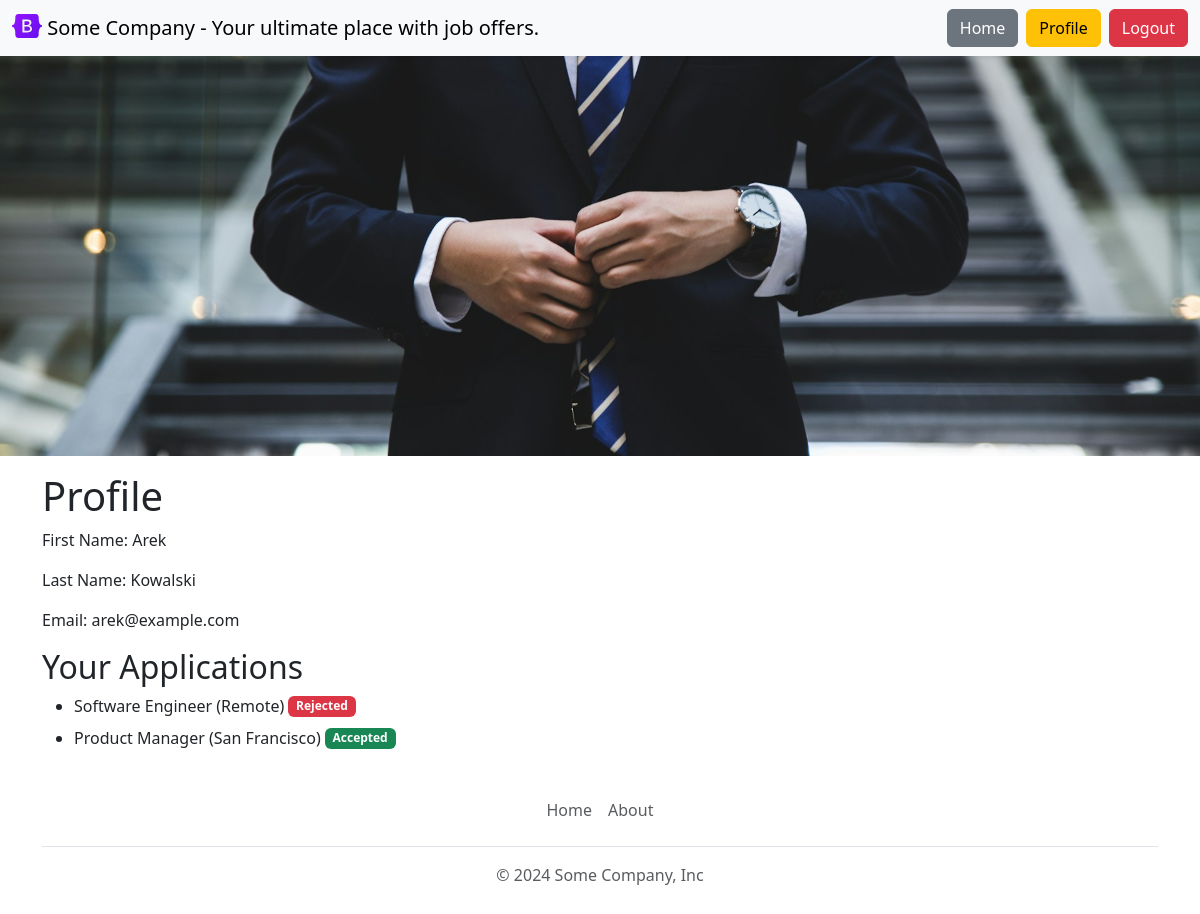
The page /profile (signed in) on the database its author committed.
### models.py (models this page shows, shortened)
class User(db.Model, UserMixin):
  id = Column(Integer, primary_key=True)
  first_name = Column(String(150), nullable=False)
  last_name = Column(String(150), nullable=False)
  email = Column(String(150), unique=True, nullable=False)
  password = Column(String(150), nullable=False)
  is_admin = Column(Boolean, default=False)
  applications = db.relationship('Application', backref='user', lazy=True)

class Application(db.Model):
    id = Column(Integer, primary_key=True)
    job_id = Column(Integer, ForeignKey('job.id'), nullable=False)
    user_id = Column(Integer, ForeignKey('user.id'), nullable=False)
    full_name = Column(String(120), nullable=False)
    email = Column(String(150), nullable=False)
    linkedin_url = Column(String(200), nullable=False)
    education = Column(Text, nullable=False)
    work_experience = Column(Text, nullable=False)
    resume_url = Column(String(200), nullable=False)
    status = Column(Enum('Pending', 'Accepted', 'Rejected', name='application_status'), default='Pending')
    job = db.relationship('Job', backref='applications')

class Job(db.Model):
    id = Column(Integer, primary_key=True)
    title = Column(String(80), nullable=False)
    location = Column(String(120), nullable=False)
    salary = Column(String(20), nullable=False)
    currency = Column(String(10), nullable=False)
    responsibilities = Column(Text, nullable=False)
    requirements = Column(Text, nullable=False)

### app.py (the view)
@app.route("/profile")
@login_required
def profile():
    return render_template("profile.html", user=current_user)

### app.py (called while the page is built)
@login_manager.user_loader
def load_user(user_id):
    return User.query.get(int(user_id))

### templates/profile.html (shortened to what this page needs)
{% extends 'base.html' %}
{% block banner %}{% include 'banner.html' %}{% endblock %}
{% block content %}
  <h1>Profile</h1>
  <p>First Name: {{ user.first_name }}</p>
  <p>Last Name: {{ user.last_name }}</p>
  <p>Email: {{ user.email }}</p>
  <h2>Your Applications</h2>
  <ul>
    {% for application in user.applications %}
    <li class="mb-2">
      <div style="display: flex; align-items: center;">
        {{ application.job.title }} ({{ application.job.location }})
        <span class="badge {% if application.status == 'Accepted' %}bg-success{% elif application.status == 'Rejected' %}bg-danger{% else %}bg-primary{% endif %}" style="margin-left: 0.25rem;">
          {{ application.status }}
        </span>
      </div>
    </li>
    {% endfor %}
  </ul>
{% endblock %}

### templates/base.html (shortened to what this page needs)
<!DOCTYPE html>
<html>
  <head>
    <link
      href="https://cdn.jsdelivr.net/npm/bootstrap@5.3.3/dist/css/bootstrap.min.css"
      rel="stylesheet"
    />
  </head>
  <body>
    {% include 'navbar.html' %}
    {% block banner %}{% endblock %}
    <div class="container">{% block content %}{% endblock %}
    {% include "footer.html" %}</div>
  </body>
</html>

### templates/navbar.html (shortened to what this page needs)
<nav class="navbar navbar-expand-lg navbar-light bg-body-tertiary shadow-sm fixed-top">
  <div class="container-fluid">
    <a class="navbar-brand" href="/">
      <img src="/static/logo.svg" alt="Logo" width="30" height="24" class="d-inline-block align-text-top" />
      Some Company - Your ultimate place with job offers.
    </a>
    <div class="collapse navbar-collapse" id="navbarNav">
      <ul class="navbar-nav ms-auto">
        <li class="nav-item">
          <a class="btn btn-secondary me-2" href="/">Home</a>
        </li>
        {% if current_user.is_authenticated %}
        <li class="nav-item">
          <a class="btn btn-warning me-2" href="/profile">Profile</a>
        </li>
        <li class="nav-item">
          <a class="btn btn-danger" href="/logout">Logout</a>
        </li>
        {% endif %}
      </ul>
    </div>
  </div>
</nav>
<div style="height: 56px"></div>

### templates/banner.html (shortened to what this page needs)
<img id="banner" src="/static/banner.jpg" class="img-fluid" />

### templates/footer.html
<footer class="py-3 my-4">
  <ul class="nav justify-content-center border-bottom pb-3 mb-3">
    <li class="nav-item"><a href="/" class="nav-link px-2 text-body-secondary">Home</a></li>
    <li class="nav-item"><a href="/about" class="nav-link px-2 text-body-secondary" target="_blank">About</a></li>
  </ul>
  <p class="text-center text-body-secondary">&copy; 2024 Some Company, Inc</p>
</footer>

### templates/banner.html (style rules this page uses)
#banner { height: 400px; width: 100%; object-fit: cover; margin-bottom: 16px; }

### rows shown on the page
User: first_name "Arek", last_name "Kowalski", email "arek@example.com"
Application: job "Software Engineer", job.location "Remote", status "Rejected"
Application: job "Product Manager", job.location "San Francisco", status "Accepted"
